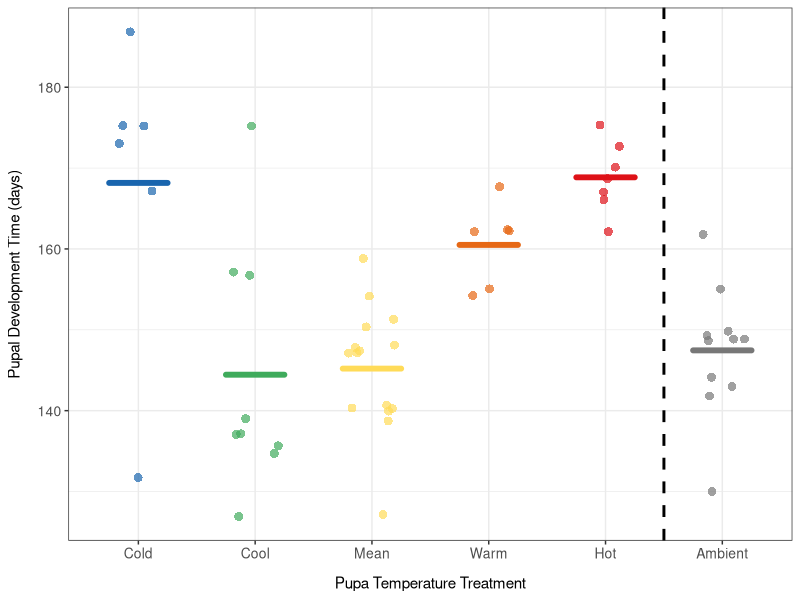
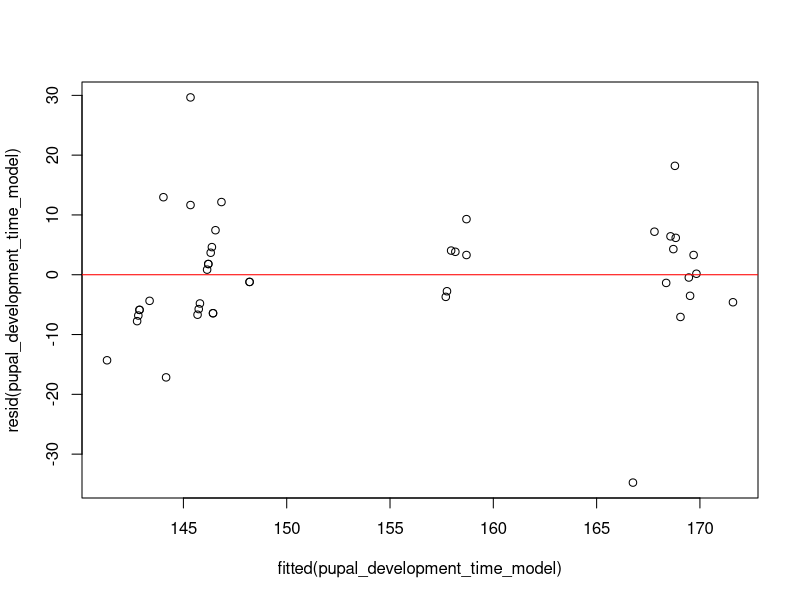
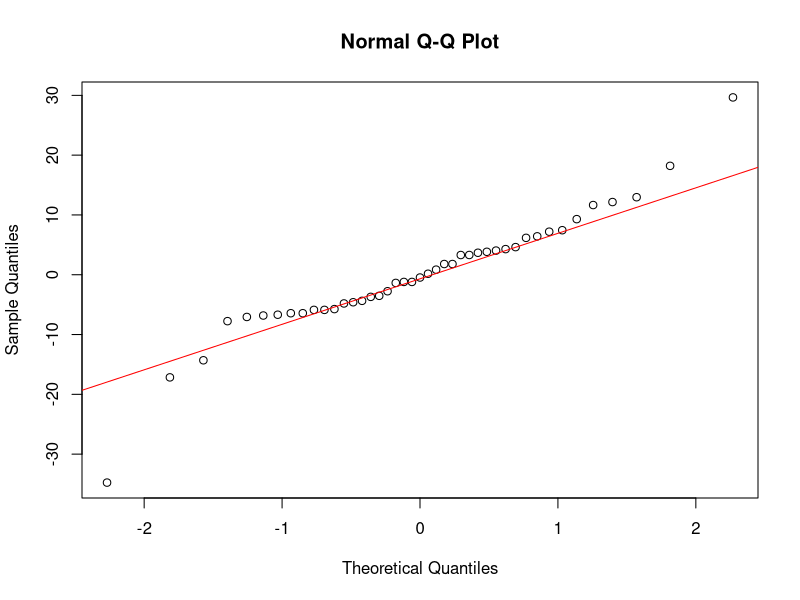
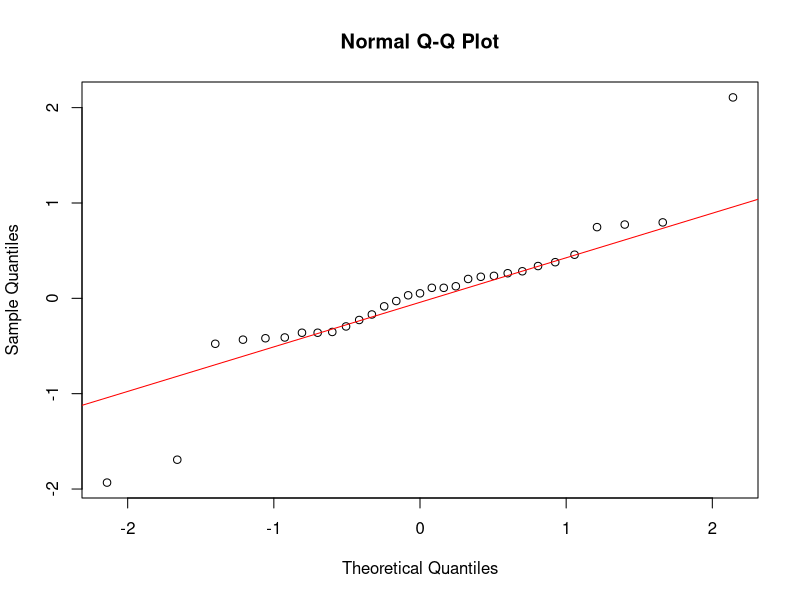
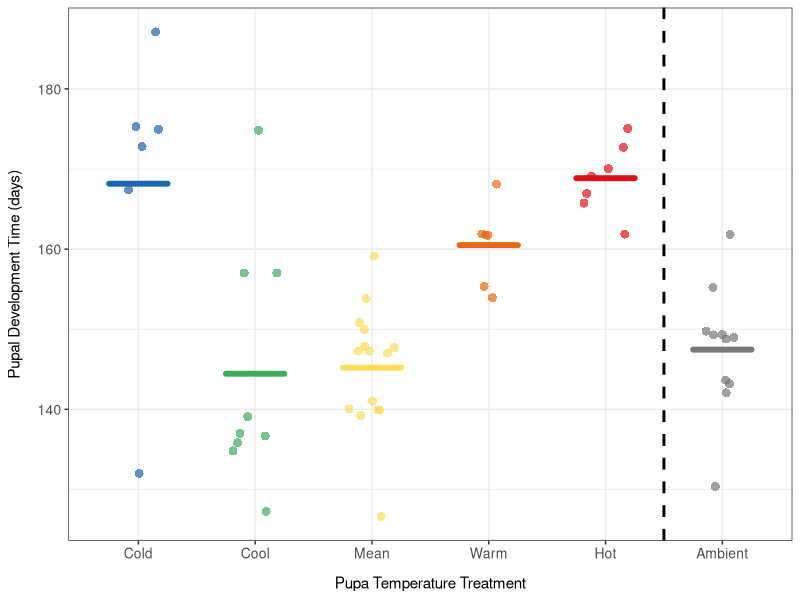

Source code (R) for these figures, in order:
#### DESCRIPTION ####

# This script analyses the data looking at the effect of temperature on winter 
# moth pupal development time

#### SET UP ####

# packages
library(here)
library(tidyverse)
library(lmerTest)

# data
adult_moths <- read.csv(here("data_files", "wm_exp1.csv"))
pupal_temperature_treatments <- read.csv("pupa_temperature_treatments_daily.csv")

# reorder temperature treatments for plots
adult_moths$pupa_temperature_treatment <- factor(adult_moths$pupa_temperature_treatment,
                                                 levels = c("cold", "cool", "mean", "warm", "hot", "ambient"))


# set up a common colour palette for plots
temperature_treatment_colours <- c("cold" = "#1965AE",
                                   "cool" = "#3FAB5C",
                                   "mean" = "#FFDB58",
                                   "warm" = "#E66815", 
                                   "hot" = "#DE1117", 
                                   "ambient" = "#777777") 


#### PLOT ####

# plot the mean pupal development time for each temperature treatment with the 
# raw data points 
pupal_development_time_plot <- ggplot(adult_moths, 
                                      aes(x = pupa_temperature_treatment,
                                          y = pupa_development_time,
                                          fill = pupa_temperature_treatment,
                                          colour = pupa_temperature_treatment)) +
  geom_jitter(width = 0.2, 
              alpha = 0.7, 
              size = 3, 
              stroke = 0) +
  stat_summary(fun = mean, 
               geom = "crossbar", 
               width = 0.5,
               linewidth = 0.8, 
               alpha = 0.8, 
               lineend = "round") +
  geom_vline(xintercept = 5.5, linetype = "dashed", color = "black", linewidth = 1) +
  labs(x = "Pupa Temperature Treatment",
       y = "Pupal Development Time (days)") +
  scale_fill_manual(values = temperature_treatment_colours) +
  scale_colour_manual(values = temperature_treatment_colours) +
  scale_x_discrete(labels = c("Cold", "Cool", "Mean", "Warm", "Hot", "Ambient")) +
  theme_bw() +
  theme(axis.title = element_text(size = 11),
        axis.text = element_text(size = 10),
        axis.title.x = element_text(margin = margin(t = 10)), 
        axis.title.y = element_text(margin = margin(r = 10)),
        legend.position = "none")

# look at the output
pupal_development_time_plot

# save as a png file in figures folder
ggsave(here("figures", "pupal_development_time_plot.png"), 
            plot = pupal_development_time_plot, width = 6, height = 4, dpi = 300)

#### MODEL ####

# filter the data to remove the control treatment 
adult_moths_minus_control <- adult_moths %>%
  filter(pupa_temperature_treatment != "ambient")

# reorder the temperature treatment so that the mean is the reference for modelling
adult_moths_minus_control$pupa_temperature_treatment <- factor(adult_moths_minus_control$pupa_temperature_treatment, 
                                                               levels = c("mean", "cold", "cool", "warm", "hot"))

# convert pupa development time to a numeric variable
adult_moths_minus_control <- adult_moths_minus_control %>%
  mutate(pupa_development_time = as.numeric(as.character(pupa_development_time)))

# subset the numerical pupal temperature data and rename the columns
pupal_temperature_treatments <- pupal_temperature_treatments %>%
  subset(select = c(ambient_rounded, 
                    cold_rounded, 
                    cool_rounded, 
                    mean_rounded, 
                    warm_rounded, 
                    hot_rounded)) %>%
  rename(ambient = ambient_rounded, 
         cold = cold_rounded, 
         cool = cool_rounded, 
         mean = mean_rounded, 
         warm = warm_rounded, 
         hot = hot_rounded) %>%
  drop_na()

# calculate the mean development time for each treatment
mean_pupal_development_times <- adult_moths %>%
  group_by(pupa_temperature_treatment) %>%
  summarise(mean_development_time = mean(pupa_development_time))

print(mean_pupal_development_times)

# create two objects, one with the temperature treatments and the other with the 
# mean pupal development times 
treatment_names <- c("ambient", "cold", "cool", "mean", "warm", "hot")
mean_development_time <- c(147, 168, 144, 145, 161, 169)

# calculate the mean temperature in the 7 days before the mean development time
# for each temperature treatment
seven_day_mean_temperatures <- mapply(function(treatment, days) {
  start_day <- days - 6
  mean(pupal_temperature_treatments[[treatment]][start_day:days], na.rm = TRUE)}, 
  treatment_names, mean_development_time)

# look at the output
seven_day_mean_temperatures

# assign the categorical temperature treatments a numerical values using mean 
# temperature in the 7 days before the mean development time for each treatment
adult_moths_minus_control <- adult_moths_minus_control %>%
  mutate(pupa_temperature_treatment_numerical = case_when(
    pupa_temperature_treatment == "mean" ~ 6.24,
    pupa_temperature_treatment == "cold" ~ 0.29,
    pupa_temperature_treatment == "cool" ~ 4.37,
    pupa_temperature_treatment == "warm" ~ 8.10,
    pupa_temperature_treatment == "hot" ~ 9.23))


# model the effect of temperature on pupal development time, include a linear 
# and quadratic component and clutch ID as a random effect
pupal_development_time_model <- lmer(pupa_development_time ~ pupa_temperature_treatment_numerical + 
                                       I(pupa_temperature_treatment_numerical^2) + 
                                       (1 | clutch_id), 
                                     data = adult_moths_minus_control)

summary(pupal_development_time_model)

#### CHECK FIT ####

# compare the full model to a reduced model without the squared term
full_model <- lm(pupa_development_time ~ pupa_temperature_treatment_numerical + 
                   I(pupa_temperature_treatment_numerical^2), data = adult_moths_minus_control)
reduced_model <- lm(pupa_development_time ~ pupa_temperature_treatment_numerical, 
                    data = adult_moths_minus_control)

anova(full_model, reduced_model, test = "Chisq")

# compare the full model to a null model 
full_model <- lm(pupa_development_time ~ pupa_temperature_treatment_numerical + 
                   I(pupa_temperature_treatment_numerical^2), data = adult_moths_minus_control)
null_model <- lm(pupa_development_time ~ 1, 
                 data = adult_moths_minus_control)

anova(full_model, null_model, test = "Chisq")

#### CHECK ASSUMPTIONS ####

# check the assumption of equal variance by plotting the residuals vs fitted values 
plot(fitted(pupal_development_time_model), resid(pupal_development_time_model)) 
abline(h = 0, col = "red")


# check the normality of the residuals 
qqnorm(resid(pupal_development_time_model)) 
qqline(resid(pupal_development_time_model), col = "red")

# check the normality of the random effects
pupal_development_time_re <- ranef(pupal_development_time_model)$clutch_id[[1]]
qqnorm(pupal_development_time_re)
qqline(pupal_development_time_re, col = "red")
